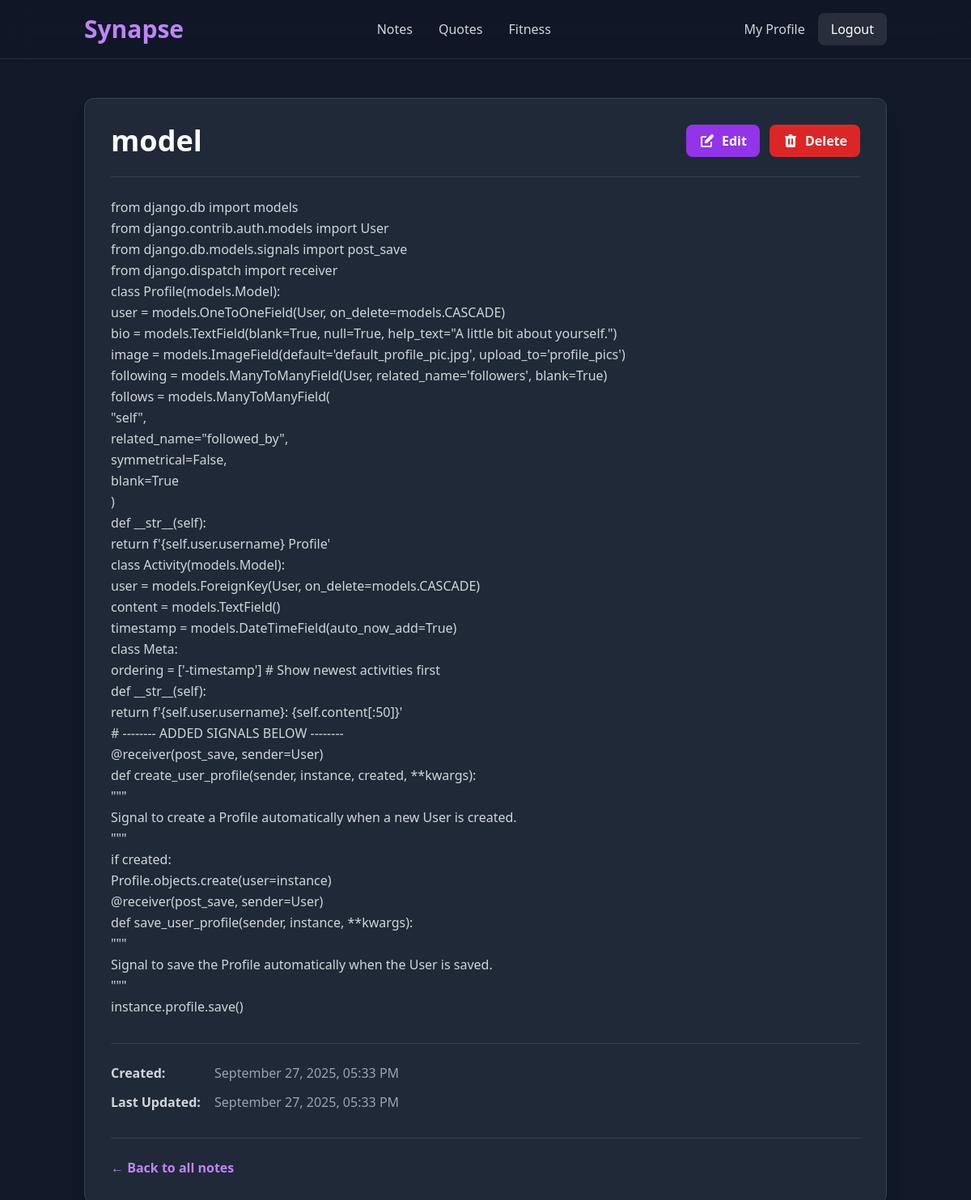
The page /tools/notes/notes/2/ (signed in) on the database its author committed.
### tools/models.py (models this page shows, shortened)
class AdvancedNote(models.Model):
    user = models.ForeignKey(User, on_delete=models.CASCADE)
    title = models.CharField(max_length=200)
    content = models.TextField(blank=True)
    created_at = models.DateTimeField(auto_now_add=True)
    updated_at = models.DateTimeField(auto_now=True)
    tags = models.CharField(max_length=200, blank=True)
    is_favorite = models.BooleanField(default=False)
    order = models.IntegerField(default=0)
    audio_recording = models.FileField(upload_to='notes_audio/', blank=True, null=True)
    shareable_link = models.URLField(blank=True, null=True)
    checklist = models.JSONField(default=list, blank=True)  # [{"task":"Example","done":False}]

### tools/views.py (the view)
# urls.py: path('notes/<int:pk>/', views.NotesDetailView.as_view(), name='notes_detail'),
class NotesDetailView(LoginRequiredMixin, DetailView):
    model = AdvancedNote
    template_name = 'tools/notes/notes_detail.html'
    context_object_name = 'note'

### tools/templates/tools/notes/notes_detail.html (shortened to what this page needs)
{% extends "base.html" %}
{% block content %}
<div class="bg-gray-800 shadow-xl rounded-xl p-6 md:p-8 border border-gray-700">
    <div class="flex flex-col md:flex-row justify-between items-start mb-6 pb-6 border-b border-gray-700">
        <h1 class="text-4xl font-extrabold text-white mb-4 md:mb-0">{{ note.title }}</h1>
        <div class="flex space-x-3 flex-shrink-0">
            {% if note.pk %}
                <a href="{% url 'notes:notes_update' note.pk %}"
                   class="flex items-center bg-purple-600 text-white font-semibold py-2 px-4 rounded-lg hover:bg-purple-700 transition-transform duration-300 transform hover:scale-105">
                    Edit
                </a>
                <a href="{% url 'notes:notes_delete' note.pk %}"
                   class="flex items-center bg-red-600 text-white font-semibold py-2 px-4 rounded-lg hover:bg-red-700 transition-transform duration-300 transform hover:scale-105">
                    Delete
                </a>
            {% endif %}
        </div>
    </div>
    <div class="prose prose-invert prose-lg max-w-none text-gray-300 leading-relaxed mb-8">
        {{ note.content|linebreaks }}
    </div>
    <div class="border-t border-gray-700 pt-6 space-y-3 text-gray-400">
        <div class="flex items-center">
            <strong class="w-32 text-gray-300">Created:</strong>
            <span>{{ note.created_at|date:"F j, Y, h:i A" }}</span>
        </div>
        <div class="flex items-center">
            <strong class="w-32 text-gray-300">Last Updated:</strong>
            <span>{{ note.updated_at|date:"F j, Y, h:i A" }}</span>
        </div>
    </div>
    <div class="mt-8 pt-6 border-t border-gray-700">
        <a href="{% url 'notes:notes_list' %}" class="text-purple-400 hover:text-purple-300 font-semibold group">
            <span class="inline-block transition-transform duration-300 group-hover:-translate-x-1">&larr;</span>
            Back to all notes
        </a>
    </div>
</div>
{% endblock %}

### rows shown on the page
AdvancedNote: title "model", content "from django.db import models from django.contrib.auth.models import User from django.db.models.signals import post_save from django.dispatch import receiver class Profile(models.Model): user = models.OneToOneField(User, on_delete=models.CASCADE) bio = models.TextField(blank=True, null=True, help_text=\"A little bit about yourself.\") image = models.ImageField(default='default_profile_pic.jpg', upload_to='profile_pics') following = models.ManyToManyField(User, related_name='followers', blank=True) follows = models.ManyToManyField( \"self\", related_name=\"followed_by\", symmetrical=False, blank=True ) def __str__(self): return f'{self.user.username} Profile' class Activity(models.Model): user =…", created_at "September 27, 2025, 05:33 PM", updated_at "September 27, 2025, 05:33 PM"
